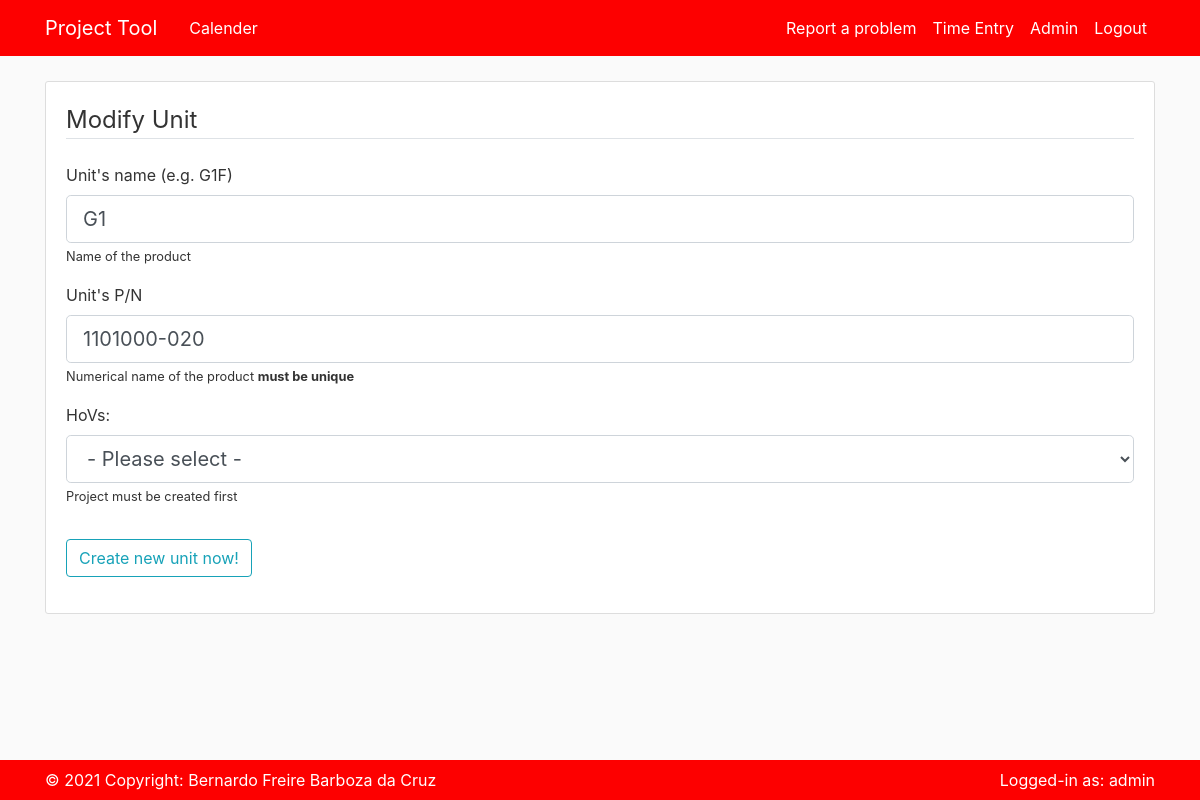
Screenshot of /admin/1/change_unit/ (signed in) with the database file from the repository.
### pm_app/models.py (models this page shows, shortened)
class Unit(db.Model):
    id = db.Column(db.Integer, primary_key=True)
    project_id = db.Column(db.Integer,db.ForeignKey('project.id'), nullable=False)
    pn = db.Column(db.Integer,nullable=False, unique=False)
    pn_name = db.Column(db.Text(100),unique=False)
    workedfor = db.relationship('WorkedFor',backref='unit',lazy=True)

class User(db.Model, UserMixin):
    id = db.Column(db.Integer, primary_key=True)
    username = db.Column(db.String(20), unique=True, nullable=False)
    email = db.Column(db.String(120), unique=True, nullable=False)
    image_file = db.Column(db.String(20), nullable=False, default='default.jpg')
    password = db.Column(db.String(60), nullable=False)
    supplier = db.Column(db.Integer, nullable=False)
    posts = db.relationship('Post', backref='author', lazy=True)
    workedfor = db.relationship('WorkedFor', backref='author', lazy=True)

### pm_app/routes.py (the view)
@app.route("/admin/<int:unit_id>/change_unit/", methods=['GET', 'POST'])
@login_required
def change_unit(unit_id):
    unit = Unit.query.get_or_404(unit_id)
    form = ChangeUnit()
    if not Admin.query.filter_by(user_id=current_user.id).first():
        abort(403)
    if form.validate_on_submit():
        unit.pn_name = form.pn_name.data
        unit.pn = form.pn.data
        unit.project_id = form.hov.data
        db.session.commit()
        flash(f'Unit {form.pn.data} ({form.pn_name.data}) has been modified!', 'success')
        return redirect(url_for('admin'))
    elif request.method == 'GET':
        form.pn_name.data = unit.pn_name
        form.pn.data  = unit.pn
        projects = Project.query.all()
        form.hov.choices  =[("", "- Please select -")]+ [(project.id,f'{project.hov} ({project.customer_name})') for project in projects]
    return render_template(
        'create_unit.html',
        title='Modify Unit',
        form=form)

### pm_app/forms.py
class ChangeUnit(FlaskForm):
    pn = StringField("Unit's P/N",validators=[DataRequired()])
    pn_name = StringField("Unit's name (e.g. G1F)",validators=[DataRequired()])
    hov = SelectField('HoVs: ', validators=[DataRequired()])
    submit = SubmitField('Create new unit now!')

### pm_app/models.py (called while the page is built)
@login_manager.user_loader
def load_user(user_id):
    return User.query.get(int(user_id))

### pm_app/templates/create_unit.html (shortened to what this page needs)
{% extends "layout.html" %}
{% block content %}
    <div class="content-section">
        <form method="POST" action="">
            <fieldset class="form-group">
                <legend class="border-bottom mb-4">{{title}}</legend>
                <div class="form-group">
                    {{ form.pn_name.label(class="form-control-label") }}
                    {% if form.pn_name.errors %}
                        {{ form.pn_name(class="form-control form-control-lg is-invalid") }}
                        <div class="invalid-feedback">
                            {% for error in form.pn_name.errors %}
                                <span>{{ error }}</span>
                            {% endfor %}
                        </div>
                    {% else %}
                        {{ form.pn_name(class="form-control form-control-lg") }}
                    {% endif %}
                    <small>Name of the product</small>
                </div>
                <div class="form-group">
                    {{ form.pn.label(class="form-control-label") }}
                    {% if form.pn.errors %}
                        {{ form.pn(class="form-control form-control-lg is-invalid") }}
                        <div class="invalid-feedback">
                            {% for error in form.pn.errors %}
                                <span>{{ error }}</span>
                            {% endfor %}
                        </div>
                    {% else %}
                        {{ form.pn(class="form-control form-control-lg") }}
                    {% endif %}
                    <small>Numerical name of the product <strong>must be unique</strong></small>
                </div>
                <div class="form-group">
                    {{ form.hov.label(class="form-control-label") }}
                    {% if form.hov.errors %}
                        {{ form.hov(class="form-control form-control-lg is-invalid") }}
                        <div class="invalid-feedback">
                            {% for error in form.hov.errors %}
                                <span>{{ error }}</span>
                            {% endfor %}
                        </div>
                    {% else %}
                        {{ form.hov(class="form-control form-control-lg") }}
                    {% endif %}
                    <small>Project must be created first</small>
                    <br>
                </div>
            </fieldset>
            <div class="form-group">
                {{ form.submit(class="btn btn-outline-info") }}
            </div>
        </form>
    </div>
{% endblock content %}

### pm_app/templates/layout.html (shortened to what this page needs)
<!DOCTYPE html>
<html>
<head>
    <link rel="stylesheet" href="https://maxcdn.bootstrapcdn.com/bootstrap/4.0.0/css/bootstrap.min.css">
    <link rel="stylesheet" type="text/css" href="{{ url_for('static', filename='main.css') }}">
</head>
<body>
    <header class="site-header">
      <nav class="navbar navbar-expand-md navbar-dark bg-steel fixed-top">
        <div class="container">
          <a class="navbar-brand mr-4" href="/">Project Tool</a>
          <div class="collapse navbar-collapse" id="navbarToggle">
            <div class="navbar-nav mr-auto">
              <a class="nav-item nav-link" href="{{ url_for('calendar_overview') }}">Calender</a>
            </div>
            <div class="navbar-nav">
              {% if current_user.is_authenticated %}
                <a class="nav-item nav-link" href="{{ url_for('new_post') }}">Report a problem</a>
                <a class="nav-item nav-link" href="{{ url_for('create_time_entry') }}">Time Entry</a>
                <a class="nav-item nav-link" href="{{ url_for('admin')}}">Admin</a>
                <a class="nav-item nav-link" href="{{ url_for('logout') }}">Logout</a>
              {% else %}
                <a class="nav-item nav-link" href="{{ url_for('login') }}">Login</a>
                <a class="nav-item nav-link" href="{{ url_for('register') }}">Register</a>
              {% endif %}
            </div>
          </div>
        </div>
      </nav>
    </header>
    <main role="main" class="container">
      <div class="row">
        <div class="col-md-8">
          {% with messages = get_flashed_messages(with_categories=true) %}
        </div>
      </div>
      {% endwith %}
      {% block content %}  {% endblock %}
    </main>
    <footer class="site-header">
      <nav class="navbar navbar-expand-md navbar-dark bg-steel fixed-bottom">
        <div class="container">
          <div class="navbar-nav mr-auto">
            <p class="navbar-nav" style="color: #ffffff;">© 2021 Copyright:
              Bernardo Freire Barboza da Cruz</p>
          </div>
          <div class="navbar-nav">
            <p class="navbar-nav" style="color: #ffffff;">Logged-in as: {{current_user.username}}</p>
          </div>
        </div>
      </nav>
    </footer>
</body>
</html>

### pm_app/static/main.css (style rules this page uses)
body { background: #fafafa; color: #333333; margin-top: 5rem; margin-bottom: 5rem; }
.bg-steel { background-color: #fd0000; }
.site-header .navbar-nav .nav-link { color: #ffffff; }
.content-section { background: #ffffff; padding: 20px 20px; border: 1px solid #dddddd; border-radius: 3px; margin-bottom: 20px; }

### rows the page displays
Unit: pn_name "G1", pn "1101000-020"
User: username "admin"

### other values shown
{{ title }} "Modify Unit"
